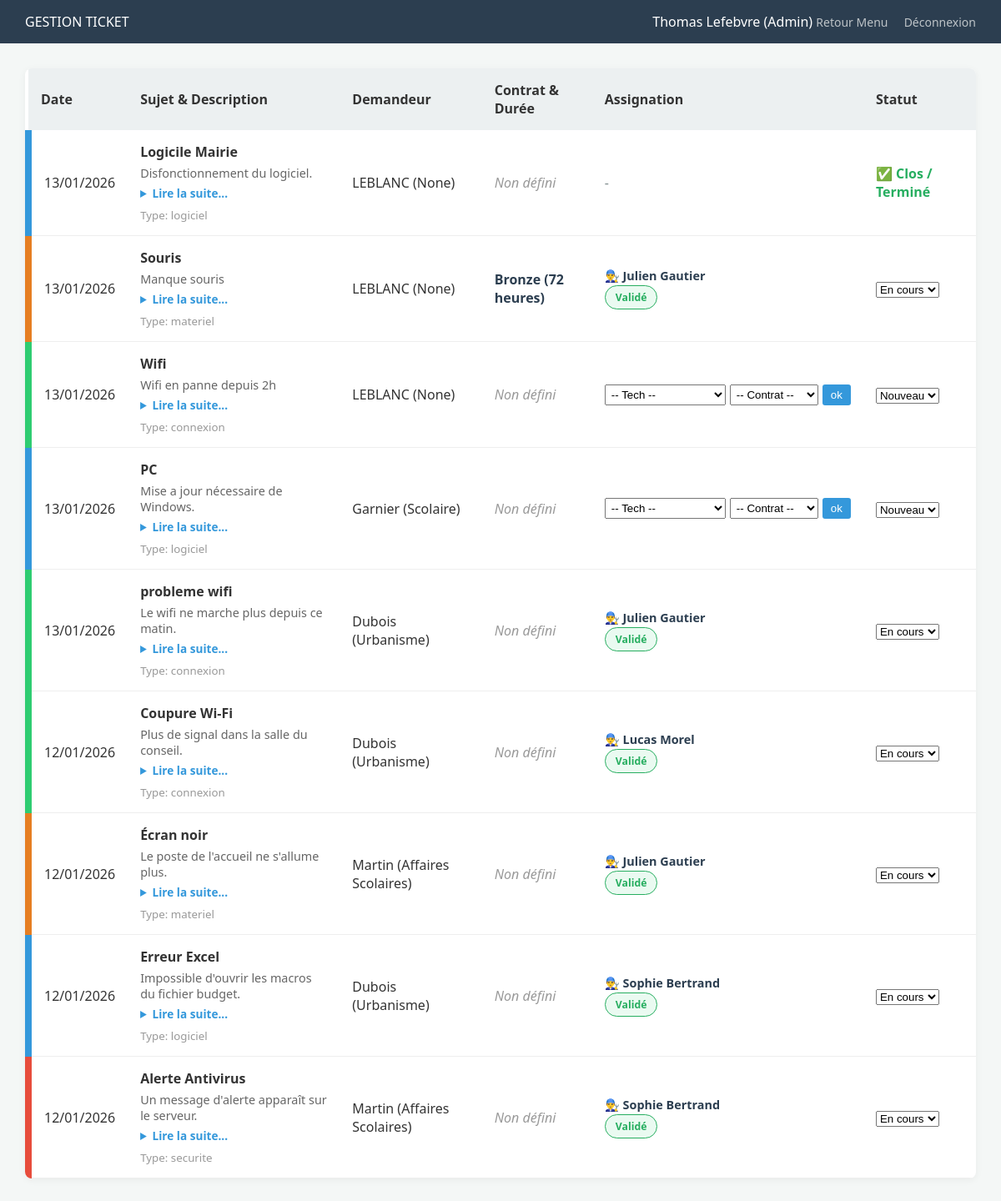
Page /admin/prestations (signed in) on the earlier database version.
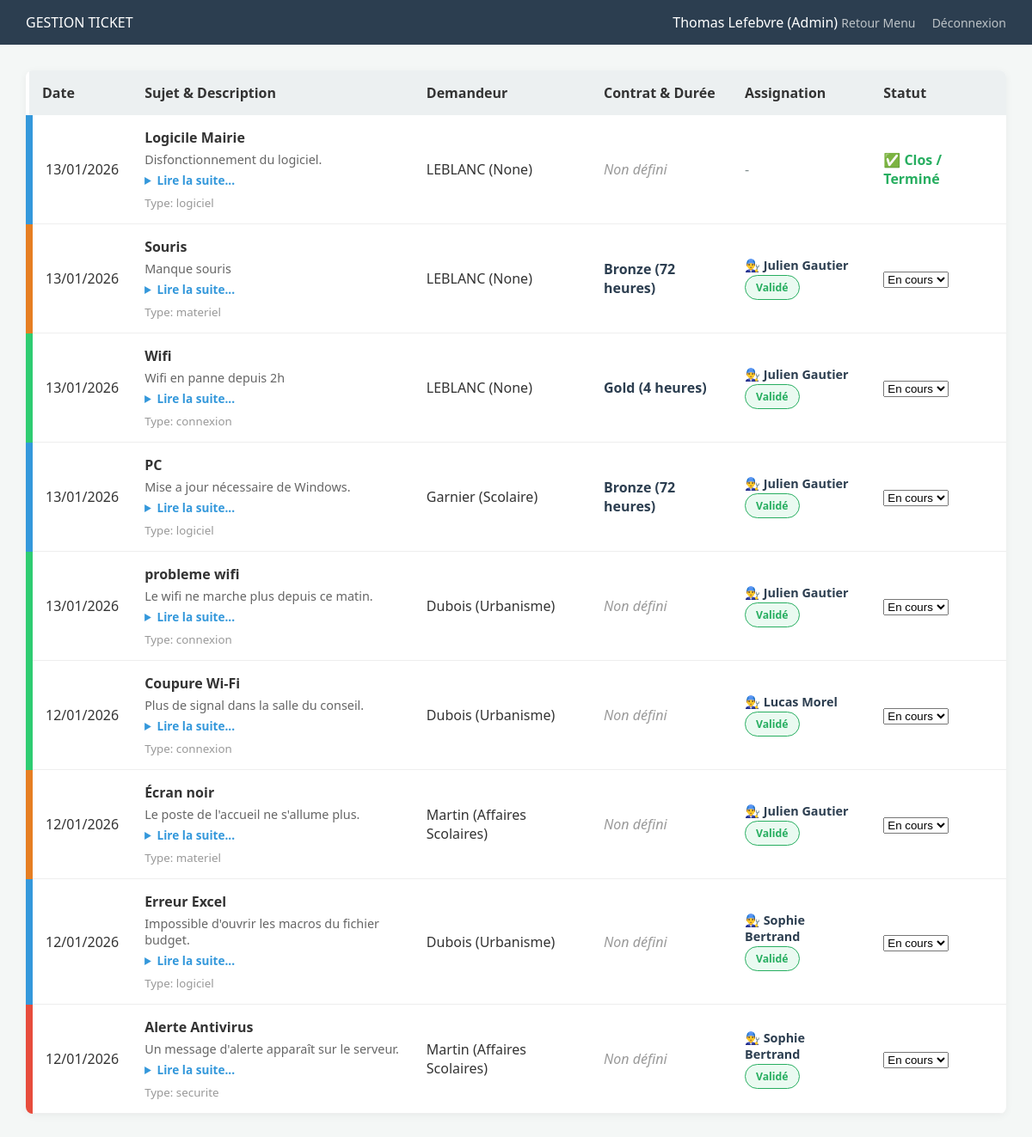
Same page on the later database version.
### tables this page shows
CREATE TABLE usager (
    id INTEGER PRIMARY KEY AUTOINCREMENT,
    nom TEXT NOT NULL,
    prenom TEXT NOT NULL,
    email TEXT NOT NULL UNIQUE,
    mdp TEXT NOT NULL,
    role TEXT, -- Accepté comme NULL maintenant
    service TEXT,
    specialite TEXT,
    mairie_id INTEGER,
    prestataire_id INTEGER
);

CREATE TABLE ticket (
    id INTEGER PRIMARY KEY AUTOINCREMENT,
    titre TEXT NOT NULL,
    description TEXT,
    type_prestation TEXT NOT NULL, -- 'connexion', 'materiel', 'logiciel', 'securite'
    statut TEXT DEFAULT 'Nouveau',
    date_creation DATETIME DEFAULT CURRENT_TIMESTAMP,
    createur_id INTEGER NOT NULL,
    admin_id INTEGER, technicien_id INTEGER, duree TEXT, contrat TEXT,
    FOREIGN KEY (createur_id) REFERENCES "usager_old"(id),
    FOREIGN KEY (admin_id) REFERENCES "usager_old"(id)
);

### app.py (the view)
@app.route('/admin/prestations')
@login_required
def prestations_admin():
    conn = get_db_connection()
    tickets = conn.execute('''
        SELECT t.*,
               strftime('%d/%m/%Y', t.date_creation) as date_formatee,
               u.nom as demandeur,
               u.service,
               tech.prenom as tech_prenom,
               tech.nom as tech_nom
        FROM ticket t
        JOIN usager u ON t.createur_id = u.id
        LEFT JOIN usager tech ON t.technicien_id = tech.id
        ORDER BY t.date_creation DESC
    ''').fetchall()
    techniciens = conn.execute('''
        SELECT u.id, u.prenom, u.nom,
               (SELECT COUNT(t.id) FROM ticket t
                WHERE t.technicien_id = u.id
                AND t.statut != 'Terminé') as charge
        FROM usager u
        WHERE u.role = 'technicien' OR u.role IS NULL
    ''').fetchall()
    conn.close()
    return render_template('dashboard_admin.html', tickets=tickets, techniciens=techniciens)

### app.py (called while the page is built)
def get_db_connection():
    conn = sqlite3.connect('mairie.db')
    conn.row_factory = sqlite3.Row
    return conn

@login_manager.user_loader
def load_user(user_id):
    conn = get_db_connection()
    u = conn.execute('SELECT * FROM usager WHERE id = ?', (user_id,)).fetchone()
    conn.close()
    if u:
        return Usager(u['id'], u['nom'], u['prenom'], u['role'], u['mairie_id'])
    return None

### templates/dashboard_admin.html (shortened to what this page needs)
<!DOCTYPE html>
<html>
<head>
    <link rel="stylesheet" href="{{ url_for('static', filename='css/style.css') }}">
</head>
<body>
    <header class="admin-header">
        <div class="logo">GESTION TICKET</div>
        <div class="user-info">
            <span>{{ current_user.prenom }} {{ current_user.nom }} (Admin)</span>
            <a href="{{ url_for('menu_admin') }}" class="btn-logout">Retour Menu</a>
            <a href="{{ url_for('logout') }}" class="btn-logout" style="margin-left: 15px;">Déconnexion</a>
        </div>
    </header>
    <div style="padding: 30px;">
        <table>
            <thead>
                <tr>
                    <th>Date</th>
                    <th>Sujet & Description</th>
                    <th>Demandeur</th>
                    <th>Contrat & Durée</th>
                    <th>Assignation</th>
                    <th>Statut</th>
                </tr>
            </thead>
            <tbody>
                {% for ticket in tickets %}
                <tr class="cat-{{ ticket.type_prestation }}">
                    <td>{{ ticket.date_formatee }}</td>
                    <td style="max-width: 350px;">
                        <strong>{{ ticket.titre }}</strong><br>
                        <div class="desc-tronquee">{{ ticket.description }}</div>
                        <details>
                            <summary>Lire la suite...</summary>
                        </details>
                        <small style="color: #999; display: block; margin-top: 8px;">
                            Type: {{ ticket.type_prestation }}
                        </small>
                    </td>
                    <td>{{ ticket.demandeur }} ({{ ticket.service }})</td>
                    <td>
                        {% if ticket.contrat %}
                            <span class="badge-contrat {{ ticket.contrat|lower }}" style="font-weight: bold; color: #2c3e50;">
                                {{ ticket.contrat }} ({{ ticket.duree }})
                            </span>
                        {% else %}
                            <em style="color: #999;">Non défini</em>
                        {% endif %}
                    </td>
                    <td>
                        {% if not ticket.contrat and not ticket.technicien_id and ticket.statut != 'Terminé' %}
                            <form action="{{ url_for('assigner_ticket', ticket_id=ticket.id) }}" method="POST" style="display: flex; gap: 5px;">
                                <select name="technicien_id" required style="padding: 3px;">
                                    <option value="">-- Tech --</option>
                                </select>
                                <select name="contrat" required style="padding: 3px;">
                                    <option value="">-- Contrat --</option>
                                </select>
                                <button type="submit" style="cursor:pointer; background:#3498db; color:white; border:none; border-radius:3px; padding: 5px 10px;">ok</button>
                            </form>
                        {% elif ticket.technicien_id %}
                            <div style="color: #2c3e50; font-size: 0.9em;">
                                <span style="display:block; margin-bottom: 2px;">👨‍🔧 <strong>{{ ticket.tech_prenom }} {{ ticket.tech_nom }}</strong></span>
                                <span class="badge-assigne">Validé</span>
                            </div>
                        {% else %}
                            <span style="color: #7f8c8d;">-</span>
                        {% endif %}
                    </td>
                    <td>
                        {% if ticket.statut == 'Terminé' %}
                            <span class="badge-termine" style="color: #27ae60; font-weight: bold;">
                                ✅ Clos / Terminé
                            </span>
                        {% else %}
                            <form action="{{ url_for('update_statut', ticket_id=ticket.id) }}" method="POST" style="display:inline;">
                                <select name="statut" onchange="this.form.submit()">
                                    <option value="Nouveau" {% if ticket.statut == 'Nouveau' %}selected{% endif %}>Nouveau</option>
                                    <option value="En cours" {% if ticket.statut == 'En cours' %}selected{% endif %}>En cours</option>
                                </select>
                            </form>
                        {% endif %}
                    </td>
                </tr>
                {% endfor %}
            </tbody>
        </table>
    </div>
</body>
</html>

### static/css/style.css (style rules this page uses)
:root { --admin-dark: #2c3e50; --admin-blue: #34495e; --mairie-blue: #3498db; --success: #27ae60; --danger: #e74c3c; --warning: #f39c12; --bg-light: #f4f7f6; --text-dark: #333; }
body { font-family: 'Segoe UI', Tahoma, Geneva, Verdana, sans-serif; background-color: var(--bg-light); color: var(--text-dark); margin: 0; }
.admin-header { background: var(--admin-dark); color: white; padding: 15px 30px; display: flex; justify-content: space-between; align-items: center; }
table { width: 100%; background: white; border-collapse: collapse; border-radius: 8px; overflow: hidden; box-shadow: 0 2px 10px rgba(0,0,0,0.05); }
th { background-color: #ecf0f1; padding: 15px; text-align: left; }
td { padding: 15px; border-bottom: 1px solid #eee; }
.btn-logout { color: #bdc3c7; text-decoration: none; font-size: 14px; }
.cat-materiel { border-left: 8px solid #e67e22; }
.cat-logiciel { border-left: 8px solid #3498db; }
.cat-connexion { border-left: 8px solid #2ecc71; }
.cat-securite { border-left: 8px solid #e74c3c; }

### templates/dashboard_admin.html (style rules this page uses)
.desc-tronquee { display: -webkit-box; -webkit-line-clamp: 2; -webkit-box-orient: vertical; overflow: hidden; text-overflow: ellipsis; color: #666; font-size: 0.9em; margin-top: 5px; }
details summary { cursor: pointer; color: #3498db; font-size: 0.85em; font-weight: bold; outline: none; margin-top: 5px; }
.badge-assigne { display: inline-block; color: #27ae60; font-weight: bold; background: #eafaf1; padding: 5px 12px; border-radius: 15px; font-size: 0.85em; border: 1px solid #27ae60; }

Differences in the rows shown:
changed ticket "Wifi": duree (not shown) → "4 heures"; tech_prenom (not shown) → "Julien"; tech_nom (not shown) → "Gautier"; statut "Nouveau" → "En cours"; technicien_id "-- Tech --" → (not shown); contrat "-- Contrat --" → "Gold"
changed ticket "PC": duree (not shown) → "72 heures"; tech_prenom (not shown) → "Julien"; tech_nom (not shown) → "Gautier"; statut "Nouveau" → "En cours"; technicien_id "-- Tech --" → (not shown); contrat "-- Contrat --" → "Bronze"
